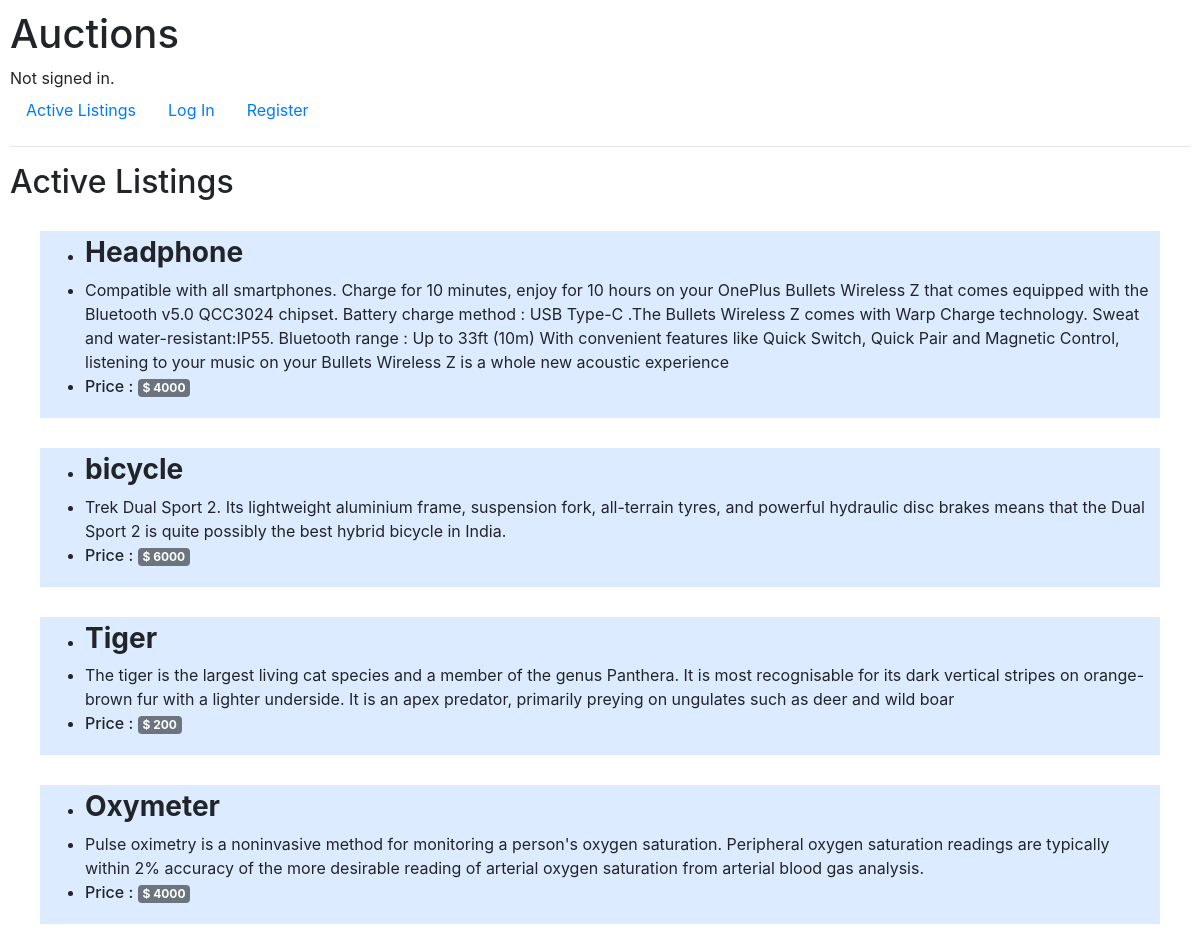
Before: / with the older database file.
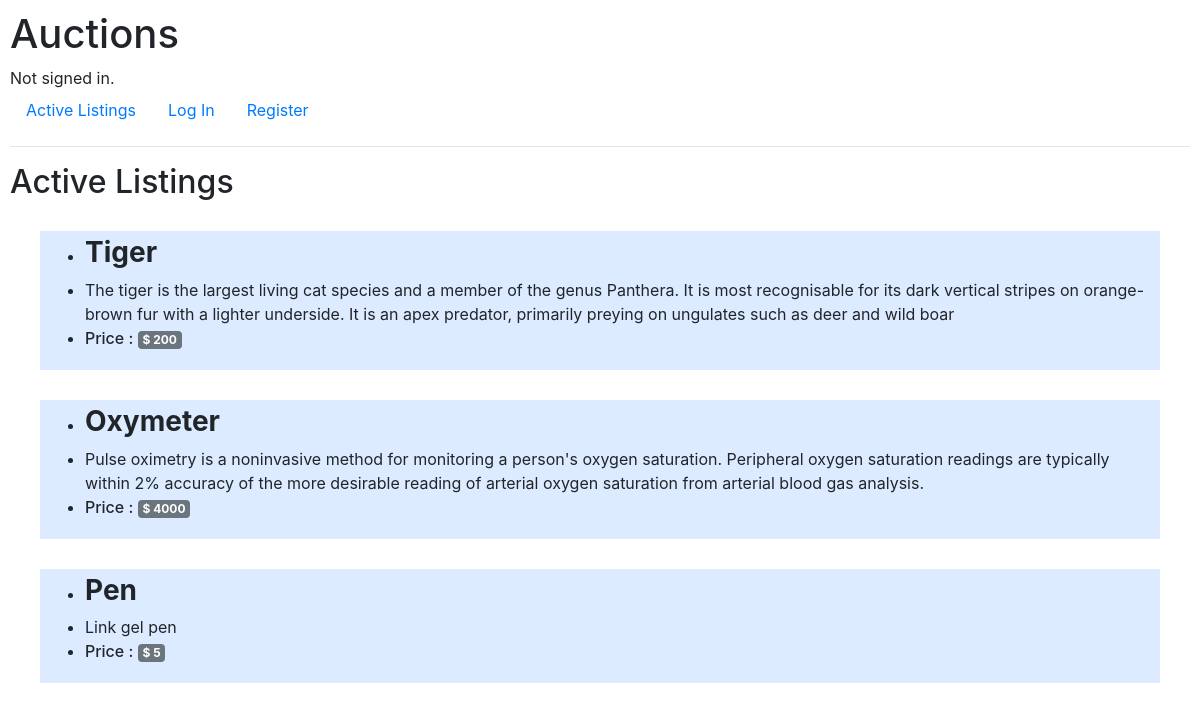
After: the same page with the newer database file.
### auctions/models.py (models this page shows, shortened)
class Listing(models.Model):
    title = models.CharField(max_length=64)
    details = models.TextField(default='')
    price = models.IntegerField()
    owner = models.CharField(max_length=64)
    buyer = models.CharField(max_length=64 , default="none")
    status = models.CharField(max_length=5 , default="false")

### auctions/views.py (the view)
# urls.py: path("", views.index, name="index"),
def index(request):
    if request.method == "POST" :
        listing = Listing(title=request.POST['title'] , details=request.POST['details'] , price=int(request.POST['price']) , owner=request.user.username ,buyer ="none")
        listing.save()
    id_list = []
    for i in Watchlist.objects.filter(name= request.user.username) :
        id_list.append(i.item)
    return render(request, "auctions/index.html" , {
        "listings": Listing.objects.all() ,
        "check" : id_list
    })

### auctions/templates/auctions/index.html (shortened to what this page needs)
{% extends "auctions/layout.html" %}
{% block body %}
    <h2>Active Listings</h2>
    {% if user.is_authenticated %}
    {% for listing in listings %}
    {% if listing.status == 'false' %}
        <a href="{% url 'bid' listing.id %}" style="text-decoration: none;color: black;">
        <div style="background-color: rgb(220, 235, 255); margin: 30px; padding: 5px;">
        <ul>
            {% if user.is_authenticated %}
                {% if listing.owner == user.username %}
                    <h5>Your item</h5>
                {% endif %}
            {% endif %}
            <li><h3><strong>{{listing.title}}</strong></h3></li>
            <li>{{listing.details}}</li>
            <li><h6>Price : <span class="badge badge-secondary">$ {{listing.price}}</span></h6></li>
            {% if user.is_authenticated %}
                {% if listing.owner == user.username %}
                    <div class="btn-group" role="group" aria-label="Basic example">
                        <form action="{% url 'bid' listing.id %}" method="post">
                            {% csrf_token %}
                            {% if listing.buyer != 'none'%}
                                <input class="btn btn-primary" type="submit" name="close" value="Sell" style="height: 35px;">
                            {% endif%}
                            <input class="btn btn-primary" type="submit" name="remove" value="Remove" style="height: 35px;">
                            {% if listing.id in check %}
                                <input class="btn btn-primary" type="submit"  value="Added" style="height: 35px; margin-left: 1050px;">
                            {% else %}
                                <input class="btn btn-primary" type="submit" name="add" value="Add to watchlist" style="height: 35px; margin-left: 1050px;">
                            {% endif %}
                        </form>
                    </div>
                {% else %}
                    <div class="btn-group" role="group" aria-label="Basic example">
                        <form action="{% url 'bid' listing.id %}" method="post">
                            {% csrf_token %}
                            <input class="btn btn-primary" type="submit"  value="Bid" style="height: 35px;">
                            {% if listing.id in check %}
                                <input class="btn btn-primary" type="submit"  value="Added" style="height: 35px; margin-left: 1050px;">
                            {% else %}
                                <input class="btn btn-primary" type="submit" name="add" value="Add to watchlist" style="height: 35px; margin-left: 1050px;">
                            {% endif %}
                        </form>
                    </div>
                {% endif %}
                {% if listing.buyer == 'none'%}
                    <div>
                        <strong>No bid on this item</strong>
                    </div>
                {% elif listing.buyer == user.username %}
                    <div>
                        <strong>You are currently the highest bidder</strong>
                    </div>
                {% endif%}
            {% endif %}
        </ul>
        </div>
        </a>
    {% endif %}
    {% endfor %}
    {% else %}
    {% for listing in listings %}
    {% if listing.status == 'false' %}
        <div style="background-color: rgb(220, 235, 255); margin: 30px; padding: 5px;">
        <ul>
            <li><h3><strong>{{listing.title}}</strong></h3></li>
            <li>{{listing.details}}</li>
            <li><h6>Price : <span class="badge badge-secondary">$ {{listing.price}}</span></h6></li>
        </ul>
        </div>
    {% endif %}
    {% endfor %}
    {% endif %}
{% endblock %}

### auctions/templates/auctions/layout.html (shortened to what this page needs)
{% load static %}
<!DOCTYPE html>
<html lang="en">
    <head>
        <link rel="stylesheet" href="https://stackpath.bootstrapcdn.com/bootstrap/4.4.1/css/bootstrap.min.css">
        <link href="{% static 'auctions/styles.css' %}" rel="stylesheet">
    </head>
    <body>
        <h1>Auctions</h1>
        <div>
            {% if user.is_authenticated %}
                Signed in as <strong>{{ user.username }}</strong>.
            {% else %}
                Not signed in.
            {% endif %}
        </div>
        <ul class="nav">
            <li class="nav-item">
                <a class="nav-link" href="{% url 'index' %}">Active Listings</a>
            </li>
            {% if user.is_authenticated %}
                <li class="nav-item">
                    <a class="nav-link" href="{% url 'logout' %}">Log Out</a>
                </li>
            {% else %}
                <li class="nav-item">
                    <a class="nav-link" href="{% url 'login' %}">Log In</a>
                </li>
                <li class="nav-item">
                    <a class="nav-link" href="{% url 'register' %}">Register</a>
                </li>
            {% endif %}
        </ul>
        <hr>
        {% block body %}
        {% endblock %}
    </body>
</html>

### auctions/static/auctions/styles.css (style rules this page uses)
body { padding: 10px; }

Changed rows visible on the page:
no longer on this page (row edited): Listing: title "Headphone", details "Compatible with all smartphones. Charge for 10 minutes, enjoy for 10 hours on your OnePlus Bullets Wireless Z that comes equipped with the Bluetooth v5.0 QCC3024 chipset. Battery charge method : USB Type-C .The Bullets Wireless Z comes with Warp Charge technology. Sweat and water-resistant:IP55. Bluetooth range : Up to 33ft (10m) With convenient features like Quick Switch, Quick Pair and Magnetic Control, listening to your music on your Bullets Wireless Z is a whole new acoustic experience", price "4000"
no longer on this page (row edited): Listing: title "bicycle", details "Trek Dual Sport 2. Its lightweight aluminium frame, suspension fork, all-terrain tyres, and powerful hydraulic disc brakes means that the Dual Sport 2 is quite possibly the best hybrid bicycle in India.", price "6000"
added Listing: title "Pen", details "Link gel pen", price "5"
